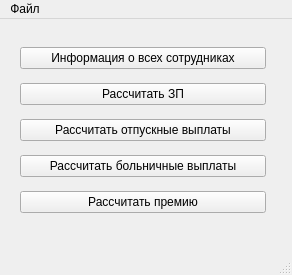
<?xml version="1.0" encoding="UTF-8"?>
<ui version="4.0">
 <class>MainWindow</class>
 <widget class="QMainWindow" name="MainWindow">
  <property name="geometry">
   <rect>
    <x>0</x>
    <y>0</y>
    <width>292</width>
    <height>275</height>
   </rect>
  </property>
  <property name="windowTitle">
   <string>MainWindow</string>
  </property>
  <widget class="QWidget" name="centralwidget">
   <widget class="QWidget" name="">
    <property name="geometry">
     <rect>
      <x>20</x>
      <y>20</y>
      <width>246</width>
      <height>186</height>
     </rect>
    </property>
    <layout class="QVBoxLayout" name="verticalLayout">
     <item>
      <widget class="QPushButton" name="pushButton">
       <property name="text">
        <string>Информация о всех сотрудниках</string>
       </property>
      </widget>
     </item>
     <item>
      <widget class="QPushButton" name="pushButton_2">
       <property name="text">
        <string>Рассчитать ЗП</string>
       </property>
      </widget>
     </item>
     <item>
      <widget class="QPushButton" name="pushButton_3">
       <property name="text">
        <string>Рассчитать отпускные выплаты</string>
       </property>
      </widget>
     </item>
     <item>
      <widget class="QPushButton" name="pushButton_4">
       <property name="text">
        <string>Рассчитать больничные выплаты</string>
       </property>
      </widget>
     </item>
     <item>
      <widget class="QPushButton" name="pushButton_5">
       <property name="text">
        <string>Рассчитать премию</string>
       </property>
      </widget>
     </item>
    </layout>
   </widget>
  </widget>
  <widget class="QMenuBar" name="menubar">
   <property name="geometry">
    <rect>
     <x>0</x>
     <y>0</y>
     <width>292</width>
     <height>28</height>
    </rect>
   </property>
   <widget class="QMenu" name="menu">
    <property name="title">
     <string>Файл</string>
    </property>
    <addaction name="action"/>
    <addaction name="quit"/>
   </widget>
   <addaction name="menu"/>
  </widget>
  <widget class="QStatusBar" name="statusbar"/>
  <action name="quit">
   <property name="icon">
    <iconset resource="resource.qrc">
     <normaloff>:/rec/resourses/2.png</normaloff>:/rec/resourses/2.png</iconset>
   </property>
   <property name="text">
    <string>Выйти из программы</string>
   </property>
  </action>
  <action name="action">
   <property name="icon">
    <iconset resource="resource.qrc">
     <normaloff>:/rec/resourses/1.png</normaloff>:/rec/resourses/1.png</iconset>
   </property>
   <property name="text">
    <string>Выбрать список сотрудников</string>
   </property>
  </action>
 </widget>
 <resources>
  <include location="resource.qrc"/>
 </resources>
 <connections/>
</ui>
